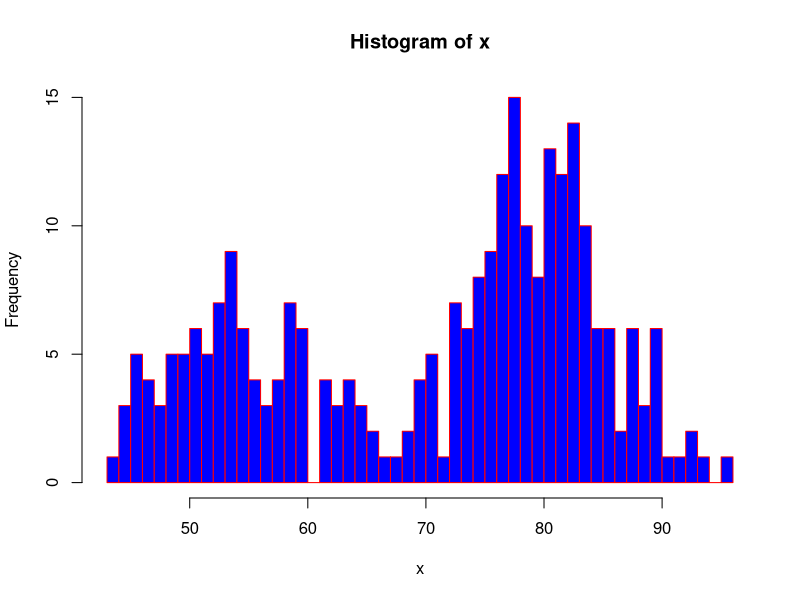

This figure's R source:
## ---- chunk 1
knitr::opts_chunk$set(echo = FALSE)
## ---- chunk 2
x <- faithful[, 2] 
bins <- seq(min(x), max(x))
hist(x, breaks = bins, col = 'blue', border = 'red')
